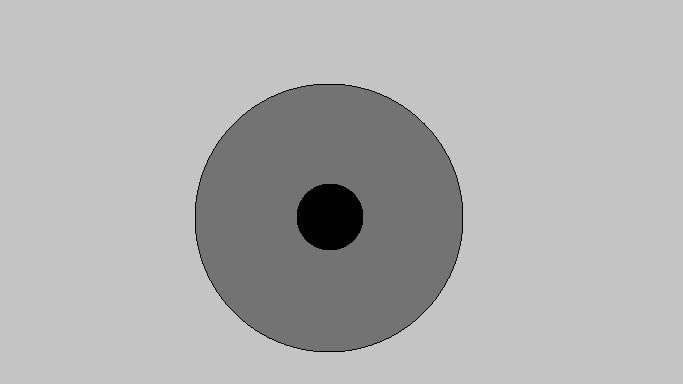
%> input picture project files/images/artificial_eye.jpg, 683 x 384 px
$ octave --eval "visualizeGaussianFilterEffect(imread('../images/artificial_eye.jpg'));"   (GNU Octave 9; MATLAB toolbox functions it lacks are replaced by stand-ins)
%> lines starting %> are read from the running program, lines starting %| are printed output that depends on the picture
function visualizeGaussianFilterEffect(image)
    % Convert image to grayscale if it's not already
    if size(image, 3) == 3
        image = rgb2gray(image);
    end

    % Create a synthetic unwrapped iris image using the same values as the input image
    unwrappedIris = repmat(image, [8, 1]);
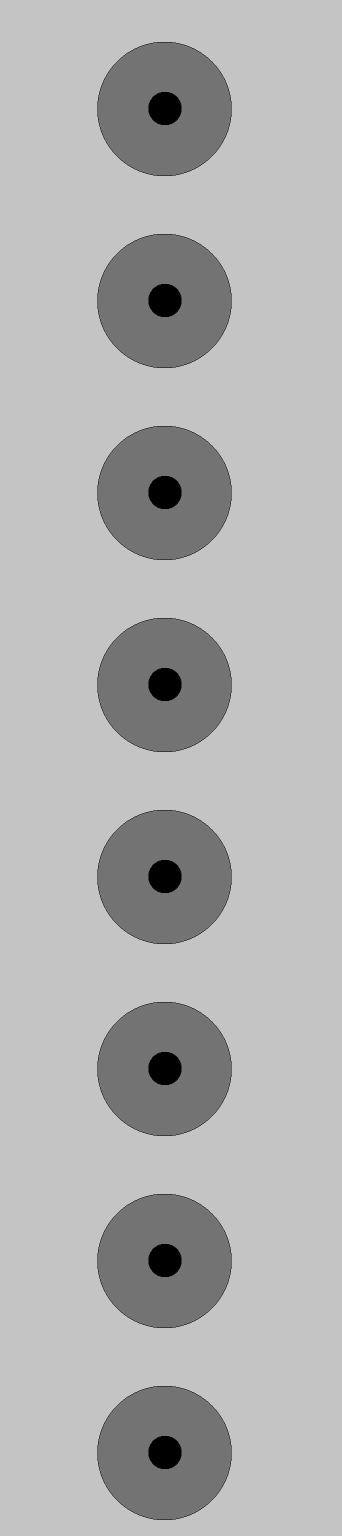
%> unwrappedIris: size 3072x683 uint8 (shown at 1/2 size); min 0, max 229, mean 176.6

    % Dimensions of the unwrapped iris image
    [height, width] = size(unwrappedIris);
%> height = 3072; width = 683

    % Number of strips
    num_strips = 8;

    % Height of each strip
    strip_height = round(height / num_strips);
%> strip_height = 384

    % Create Gaussian filter
    gaussFilter = fspecial('gaussian', [strip_height, 1], strip_height / 2);

    % Select one strip to visualize
    strip_index = 1; % Change this index to visualize different strips

    % Define the starting and ending rows for the selected strip
    start_row = (strip_index - 1) * strip_height + 1;
%> start_row = 1
    if strip_index == num_strips
        end_row = height; % Make sure the last strip captures any remaining rows
    else
        end_row = strip_index * strip_height;
%> end_row = 384
    end

    % Extract the selected strip
    strip = unwrappedIris(start_row:end_row, :);

    % Apply Gaussian filter to the strip
    gaussFilteredStrip = imfilter(strip, gaussFilter, 'replicate');
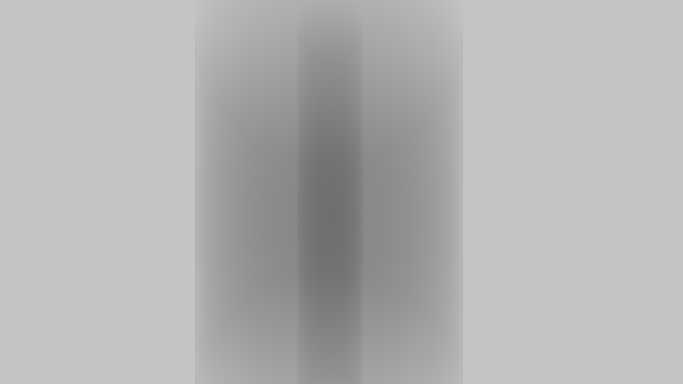
%> gaussFilteredStrip: size 384x683 uint8; min 111, max 196, mean 179.1
%> `visualizeGaussianFilterEffect(imread('../images/artificial_eye.jpg'));`:
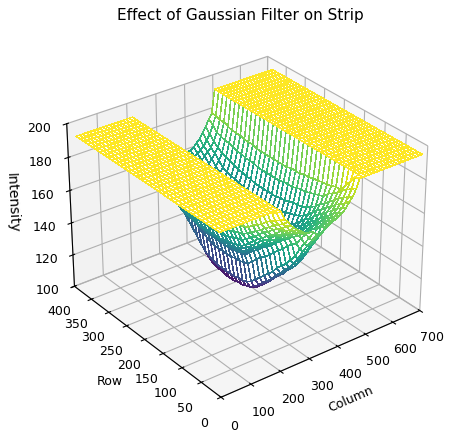
%> figure redrawn from the program's plot data

    % Create mesh grid for visualization
    [X, Y] = meshgrid(1:width, 1:strip_height);

    % Display the effect of Gaussian filter on the selected strip using mesh
    figure;
    mesh(X, Y, gaussFilteredStrip);
    xlabel('Column');
    ylabel('Row');
    zlabel('Intensity');
    title('Effect of Gaussian Filter on Strip');
end
